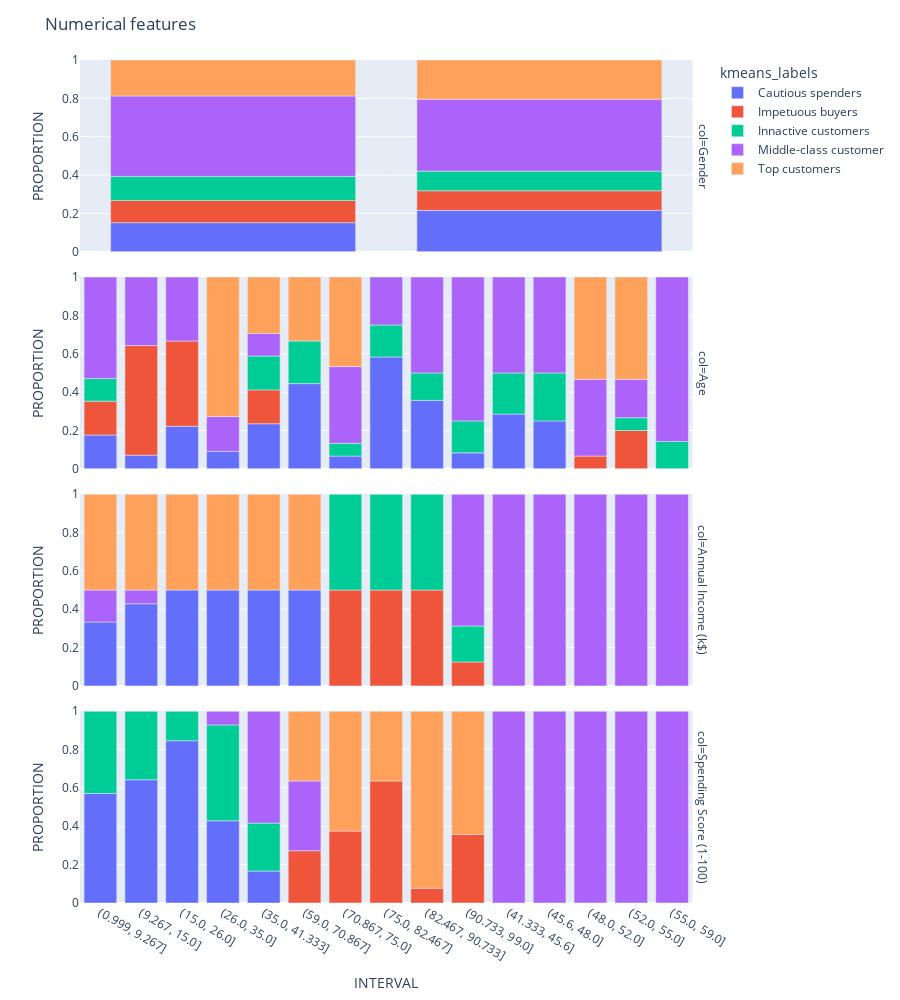

Notebook cell for this chart:
### Code cell
df_aux = pd.DataFrame()
# Se podrían tomar más columnas!
desire_columns = df.columns[0:-1]
print(desire_columns)
for col in desire_columns:
    f = quantile_target_distribution_relative(df_kmeans, col, 15, target='kmeans_labels')
    f['col'] = col
    df_aux = pd.concat([df_aux, f])


fig = px.bar(df_aux,
             x ='INTERVAL',
             y='PROPORTION',
             color='kmeans_labels',
             barmode='relative',
             height=1000,
             facet_row='col')
fig.update_layout(title_text='Numerical features')
fig.update_xaxes(matches=None)
fig.update_yaxes(range=[0,1])
fig.show()

### Figure 1 — Plotly figure (JSON) as saved in the notebook; plotly's stock layout.template omitted (floating-point values rounded to 4 significant figures)
{"data": [{"alignmentgroup": "True", "hovertemplate": "kmeans_labels=Cautious spenders<br>col=Gender<br>INTERVAL=%{x}<br>PROPORTION=%{y}<extra></extra>", "legendgroup": "Cautious spenders", "marker": {"color": "#636efa", "pattern": {"shape": ""}}, "name": "Cautious spenders", "offsetgroup": "Cautious spenders", "orientation": "v", "showlegend": true, "textposition": "auto", "type": "bar", "x": ["Female", "Male"], "xaxis": "x4", "y": [0.1518, 0.2159], "yaxis": "y4"}, {"alignmentgroup": "True", "hovertemplate": "kmeans_labels=Cautious spenders<br>col=Age<br>INTERVAL=%{x}<br>PROPORTION=%{y}<extra></extra>", "legendgroup": "Cautious spenders", "marker": {"color": "#636efa", "pattern": {"shape": ""}}, "name": "Cautious spenders", "offsetgroup": "Cautious spenders", "orientation": "v", "showlegend": false, "textposition": "auto", "type": "bar", "x": ["(17.999, 20.0]", "(20.0, 23.0]", "(23.0, 26.8]", "(31.0, 32.0]", "(32.0, 35.0]", "(35.0, 37.133]", "(37.133, 40.0]", "(40.0, 45.0]", "(45.0, 48.0]", "(48.0, 50.2]", "(50.2, 57.0]", "(57.0, 64.733]"], "xaxis": "x3", "y": [0.1765, 0.07143, 0.2222, 0.09091, 0.2353, 0.4444, 0.06667, 0.5833, 0.3571, 0.08333, 0.2857, 0.25], "yaxis": "y3"}, {"alignmentgroup": "True", "hovertemplate": "kmeans_labels=Cautious spenders<br>col=Annual Income (k$)<br>INTERVAL=%{x}<br>PROPORTION=%{y}<extra></extra>", "legendgroup": "Cautious spenders", "marker": {"color": "#636efa", "pattern": {"shape": ""}}, "name": "Cautious spenders", "offsetgroup": "Cautious spenders", "orientation": "v", "showlegend": false, "textposition": "auto", "type": "bar", "x": ["(67.0, 72.0]", "(72.0, 77.0]", "(77.0, 78.2]", "(78.2, 87.0]", "(87.0, 100.467]", "(100.467, 137.0]"], "xaxis": "x2", "y": [0.3333, 0.4286, 0.5, 0.5, 0.5, 0.5], "yaxis": "y2"}, {"alignmentgroup": "True", "hovertemplate": "kmeans_labels=Cautious spenders<br>col=Spending Score (1-100)<br>INTERVAL=%{x}<br>PROPORTION=%{y}<extra></extra>", "legendgroup": "Cautious spenders", "marker": {"color": "#636efa", "pattern": {"shape": ""}}, "name": "Cautious spenders", "offsetgroup": "Cautious spenders", "orientation": "v", "showlegend": false, "textposition": "auto", "type": "bar", "x": ["(0.999, 9.267]", "(9.267, 15.0]", "(15.0, 26.0]", "(26.0, 35.0]", "(35.0, 41.333]"], "xaxis": "x", "y": [0.5714, 0.6429, 0.8462, 0.4286, 0.1667], "yaxis": "y"}, {"alignmentgroup": "True", "hovertemplate": "kmeans_labels=Impetuous buyers<br>col=Gender<br>INTERVAL=%{x}<br>PROPORTION=%{y}<extra></extra>", "legendgroup": "Impetuous buyers", "marker": {"color": "#EF553B", "pattern": {"shape": ""}}, "name": "Impetuous buyers", "offsetgroup": "Impetuous buyers", "orientation": "v", "showlegend": true, "textposition": "auto", "type": "bar", "x": ["Female", "Male"], "xaxis": "x4", "y": [0.1161, 0.1023], "yaxis": "y4"}, {"alignmentgroup": "True", "hovertemplate": "kmeans_labels=Impetuous buyers<br>col=Age<br>INTERVAL=%{x}<br>PROPORTION=%{y}<extra></extra>", "legendgroup": "Impetuous buyers", "marker": {"color": "#EF553B", "pattern": {"shape": ""}}, "name": "Impetuous buyers", "offsetgroup": "Impetuous buyers", "orientation": "v", "showlegend": false, "textposition": "auto", "type": "bar", "x": ["(17.999, 20.0]", "(20.0, 23.0]", "(23.0, 26.8]", "(26.8, 29.0]", "(29.0, 31.0]", "(32.0, 35.0]"], "xaxis": "x3", "y": [0.1765, 0.5714, 0.4444, 0.06667, 0.2, 0.1765], "yaxis": "y3"}, {"alignmentgroup": "True", "hovertemplate": "kmeans_labels=Impetuous buyers<br>col=Annual Income (k$)<br>INTERVAL=%{x}<br>PROPORTION=%{y}<extra></extra>", "legendgroup": "Impetuous buyers", "marker": {"color": "#EF553B", "pattern": {"shape": ""}}, "name": "Impetuous buyers", "offsetgroup": "Impetuous buyers", "orientation": "v", "showlegend": false, "textposition": "auto", "type": "bar", "x": ["(14.999, 20.0]", "(20.0, 28.0]", "(28.0, 37.8]", "(37.8, 43.0]"], "xaxis": "x2", "y": [0.5, 0.5, 0.5, 0.125], "yaxis": "y2"}, {"alignmentgroup": "True", "hovertemplate": "kmeans_labels=Impetuous buyers<br>col=Spending Score (1-100)<br>INTERVAL=%{x}<br>PROPORTION=%{y}<extra></extra>", "legendgroup": "Impetuous buyers", "marker": {"color": "#EF553B", "pattern": {"shape": ""}}, "name": "Impetuous buyers", "offsetgroup": "Impetuous buyers", "orientation": "v", "showlegend": false, "textposition": "auto", "type": "bar", "x": ["(59.0, 70.867]", "(70.867, 75.0]", "(75.0, 82.467]", "(82.467, 90.733]", "(90.733, 99.0]"], "xaxis": "x", "y": [0.2727, 0.375, 0.6364, 0.07692, 0.3571], "yaxis": "y"}, {"alignmentgroup": "True", "hovertemplate": "kmeans_labels=Innactive customers<br>col=Gender<br>INTERVAL=%{x}<br>PROPORTION=%{y}<extra></extra>", "legendgroup": "Innactive customers", "marker": {"color": "#00cc96", "pattern": {"shape": ""}}, "name": "Innactive customers", "offsetgroup": "Innactive customers", "orientation": "v", "showlegend": true, "textposition": "auto", "type": "bar", "x": ["Female", "Male"], "xaxis": "x4", "y": [0.125, 0.1023], "yaxis": "y4"}, {"alignmentgroup": "True", "hovertemplate": "kmeans_labels=Innactive customers<br>col=Age<br>INTERVAL=%{x}<br>PROPORTION=%{y}<extra></extra>", "legendgroup": "Innactive customers", "marker": {"color": "#00cc96", "pattern": {"shape": ""}}, "name": "Innactive customers", "offsetgroup": "Innactive customers", "orientation": "v", "showlegend": false, "textposition": "auto", "type": "bar", "x": ["(17.999, 20.0]", "(29.0, 31.0]", "(32.0, 35.0]", "(35.0, 37.133]", "(37.133, 40.0]", "(40.0, 45.0]", "(45.0, 48.0]", "(48.0, 50.2]", "(50.2, 57.0]", "(57.0, 64.733]", "(64.733, 70.0]"], "xaxis": "x3", "y": [0.1176, 0.06667, 0.1765, 0.2222, 0.06667, 0.1667, 0.1429, 0.1667, 0.2143, 0.25, 0.1429], "yaxis": "y3"}, {"alignmentgroup": "True", "hovertemplate": "kmeans_labels=Innactive customers<br>col=Annual Income (k$)<br>INTERVAL=%{x}<br>PROPORTION=%{y}<extra></extra>", "legendgroup": "Innactive customers", "marker": {"color": "#00cc96", "pattern": {"shape": ""}}, "name": "Innactive customers", "offsetgroup": "Innactive customers", "orientation": "v", "showlegend": false, "textposition": "auto", "type": "bar", "x": ["(14.999, 20.0]", "(20.0, 28.0]", "(28.0, 37.8]", "(37.8, 43.0]"], "xaxis": "x2", "y": [0.5, 0.5, 0.5, 0.1875], "yaxis": "y2"}, {"alignmentgroup": "True", "hovertemplate": "kmeans_labels=Innactive customers<br>col=Spending Score (1-100)<br>INTERVAL=%{x}<br>PROPORTION=%{y}<extra></extra>", "legendgroup": "Innactive customers", "marker": {"color": "#00cc96", "pattern": {"shape": ""}}, "name": "Innactive customers", "offsetgroup": "Innactive customers", "orientation": "v", "showlegend": false, "textposition": "auto", "type": "bar", "x": ["(0.999, 9.267]", "(9.267, 15.0]", "(15.0, 26.0]", "(26.0, 35.0]", "(35.0, 41.333]"], "xaxis": "x", "y": [0.4286, 0.3571, 0.1538, 0.5, 0.25], "yaxis": "y"}, {"alignmentgroup": "True", "hovertemplate": "kmeans_labels=Middle-class customer<br>col=Gender<br>INTERVAL=%{x}<br>PROPORTION=%{y}<extra></extra>", "legendgroup": "Middle-class customer", "marker": {"color": "#ab63fa", "pattern": {"shape": ""}}, "name": "Middle-class customer", "offsetgroup": "Middle-class customer", "orientation": "v", "showlegend": true, "textposition": "auto", "type": "bar", "x": ["Female", "Male"], "xaxis": "x4", "y": [0.4196, 0.375], "yaxis": "y4"}, {"alignmentgroup": "True", "hovertemplate": "kmeans_labels=Middle-class customer<br>col=Age<br>INTERVAL=%{x}<br>PROPORTION=%{y}<extra></extra>", "legendgroup": "Middle-class customer", "marker": {"color": "#ab63fa", "pattern": {"shape": ""}}, "name": "Middle-class customer", "offsetgroup": "Middle-class customer", "orientation": "v", "showlegend": false, "textposition": "auto", "type": "bar", "x": ["(17.999, 20.0]", "(20.0, 23.0]", "(23.0, 26.8]", "(26.8, 29.0]", "(29.0, 31.0]", "(31.0, 32.0]", "(32.0, 35.0]", "(37.133, 40.0]", "(40.0, 45.0]", "(45.0, 48.0]", "(48.0, 50.2]", "(50.2, 57.0]", "(57.0, 64.733]", "(64.733, 70.0]"], "xaxis": "x3", "y": [0.5294, 0.3571, 0.3333, 0.4, 0.2, 0.1818, 0.1176, 0.4, 0.25, 0.5, 0.75, 0.5, 0.5, 0.8571], "yaxis": "y3"}, {"alignmentgroup": "True", "hovertemplate": "kmeans_labels=Middle-class customer<br>col=Annual Income (k$)<br>INTERVAL=%{x}<br>PROPORTION=%{y}<extra></extra>", "legendgroup": "Middle-class customer", "marker": {"color": "#ab63fa", "pattern": {"shape": ""}}, "name": "Middle-class customer", "offsetgroup": "Middle-class customer", "orientation": "v", "showlegend": false, "textposition": "auto", "type": "bar", "x": ["(37.8, 43.0]", "(43.0, 48.0]", "(48.0, 54.0]", "(54.0, 60.0]", "(60.0, 63.0]", "(63.0, 67.0]", "(67.0, 72.0]", "(72.0, 77.0]"], "xaxis": "x2", "y": [0.6875, 1, 1, 1, 1, 1, 0.1667, 0.07143], "yaxis": "y2"}, {"alignmentgroup": "True", "hovertemplate": "kmeans_labels=Middle-class customer<br>col=Spending Score (1-100)<br>INTERVAL=%{x}<br>PROPORTION=%{y}<extra></extra>", "legendgroup": "Middle-class customer", "marker": {"color": "#ab63fa", "pattern": {"shape": ""}}, "name": "Middle-class customer", "offsetgroup": "Middle-class customer", "orientation": "v", "showlegend": false, "textposition": "auto", "type": "bar", "x": ["(26.0, 35.0]", "(35.0, 41.333]", "(41.333, 45.6]", "(45.6, 48.0]", "(48.0, 52.0]", "(52.0, 55.0]", "(55.0, 59.0]", "(59.0, 70.867]"], "xaxis": "x", "y": [0.07143, 0.5833, 1, 1, 1, 1, 1, 0.3636], "yaxis": "y"}, {"alignmentgroup": "True", "hovertemplate": "kmeans_labels=Top customers<br>col=Gender<br>INTERVAL=%{x}<br>PROPORTION=%{y}<extra></extra>", "legendgroup": "Top customers", "marker": {"color": "#FFA15A", "pattern": {"shape": ""}}, "name": "Top customers", "offsetgroup": "Top customers", "orientation": "v", "showlegend": true, "textposition": "auto", "type": "bar", "x": ["Female", "Male"], "xaxis": "x4", "y": [0.1875, 0.2045], "yaxis": "y4"}, {"alignmentgroup": "True", "hovertemplate": "kmeans_labels=Top customers<br>col=Age<br>INTERVAL=%{x}<br>PROPORTION=%{y}<extra></extra>", "legendgroup": "Top customers", "marker": {"color": "#FFA15A", "pattern": {"shape": ""}}, "name": "Top customers", "offsetgroup": "Top customers", "orientation": "v", "showlegend": false, "textposition": "auto", "type": "bar", "x": ["(26.8, 29.0]", "(29.0, 31.0]", "(31.0, 32.0]", "(32.0, 35.0]", "(35.0, 37.133]", "(37.133, 40.0]"], "xaxis": "x3", "y": [0.5333, 0.5333, 0.7273, 0.2941, 0.3333, 0.4667], "yaxis": "y3"}, {"alignmentgroup": "True", "hovertemplate": "kmeans_labels=Top customers<br>col=Annual Income (k$)<br>INTERVAL=%{x}<br>PROPORTION=%{y}<extra></extra>", "legendgroup": "Top customers", "marker": {"color": "#FFA15A", "pattern": {"shape": ""}}, "name": "Top customers", "offsetgroup": "Top customers", "orientation": "v", "showlegend": false, "textposition": "auto", "type": "bar", "x": ["(67.0, 72.0]", "(72.0, 77.0]", "(77.0, 78.2]", "(78.2, 87.0]", "(87.0, 100.467]", "(100.467, 137.0]"], "xaxis": "x2", "y": [0.5, 0.5, 0.5, 0.5, 0.5, 0.5], "yaxis": "y2"}, {"alignmentgroup": "True", "hovertemplate": "kmeans_labels=Top customers<br>col=Spending Score (1-100)<br>INTERVAL=%{x}<br>PROPORTION=%{y}<extra></extra>", "legendgroup": "Top customers", "marker": {"color": "#FFA15A", "pattern": {"shape": ""}}, "name": "Top customers", "offsetgroup": "Top customers", "orientation": "v", "showlegend": false, "textposition": "auto", "type": "bar", "x": ["(59.0, 70.867]", "(70.867, 75.0]", "(75.0, 82.467]", "(82.467, 90.733]", "(90.733, 99.0]"], "xaxis": "x", "y": [0.3636, 0.625, 0.3636, 0.9231, 0.6429], "yaxis": "y"}], "layout": {"annotations": [{"font": {}, "showarrow": false, "text": "col=Spending Score (1-100)", "textangle": 90, "x": 0.98, "xanchor": "left", "xref": "paper", "y": 0.1138, "yanchor": "middle", "yref": "paper"}, {"font": {}, "showarrow": false, "text": "col=Annual Income (k$)", "textangle": 90, "x": 0.98, "xanchor": "left", "xref": "paper", "y": 0.3712, "yanchor": "middle", "yref": "paper"}, {"font": {}, "showarrow": false, "text": "col=Age", "textangle": 90, "x": 0.98, "xanchor": "left", "xref": "paper", "y": 0.6288, "yanchor": "middle", "yref": "paper"}, {"font": {}, "showarrow": false, "text": "col=Gender", "textangle": 90, "x": 0.98, "xanchor": "left", "xref": "paper", "y": 0.8862, "yanchor": "middle", "yref": "paper"}], "barmode": "relative", "height": 1000, "legend": {"title": {"text": "kmeans_labels"}, "tracegroupgap": 0}, "margin": {"t": 60}, "title": {"text": "Numerical features"}, "xaxis": {"anchor": "y", "domain": [0, 0.98], "title": {"text": "INTERVAL"}}, "xaxis2": {"anchor": "y2", "domain": [0, 0.98], "showticklabels": false}, "xaxis3": {"anchor": "y3", "domain": [0, 0.98], "showticklabels": false}, "xaxis4": {"anchor": "y4", "domain": [0, 0.98], "showticklabels": false}, "yaxis": {"anchor": "x", "domain": [0, 0.2275], "range": [0, 1], "title": {"text": "PROPORTION"}}, "yaxis2": {"anchor": "x2", "domain": [0.2575, 0.485], "matches": "y", "range": [0, 1], "title": {"text": "PROPORTION"}}, "yaxis3": {"anchor": "x3", "domain": [0.515, 0.7425], "matches": "y", "range": [0, 1], "title": {"text": "PROPORTION"}}, "yaxis4": {"anchor": "x4", "domain": [0.7725, 1], "matches": "y", "range": [0, 1], "title": {"text": "PROPORTION"}}}}
